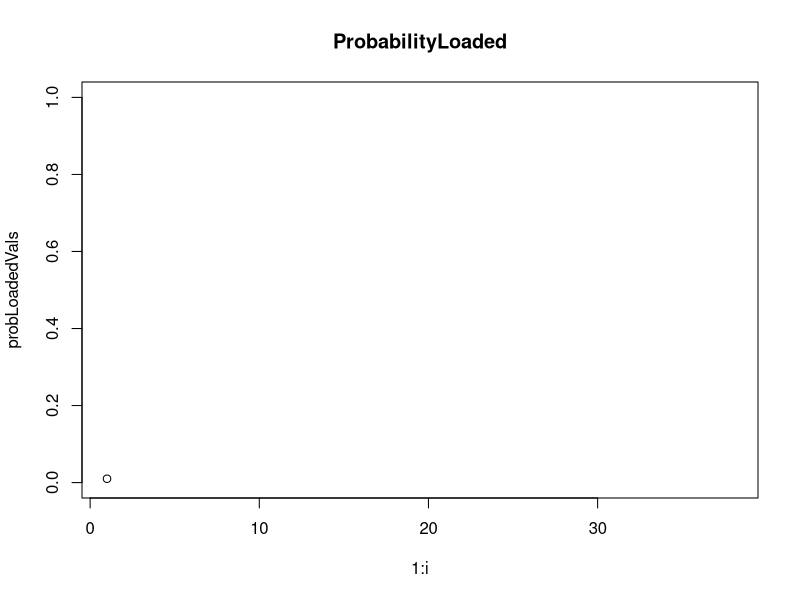
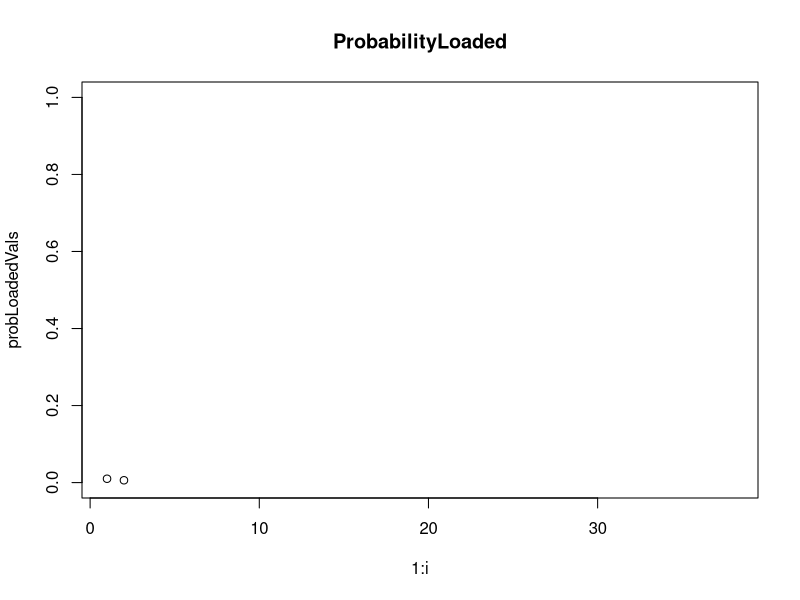
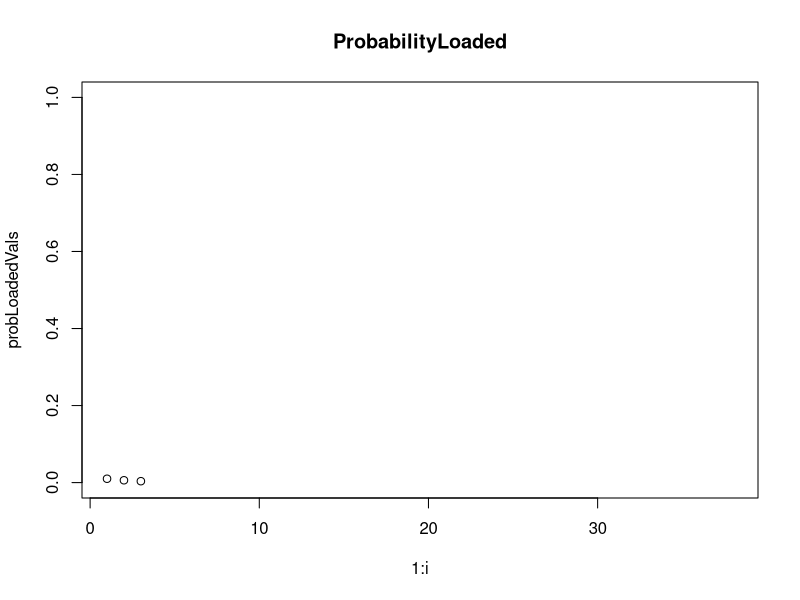
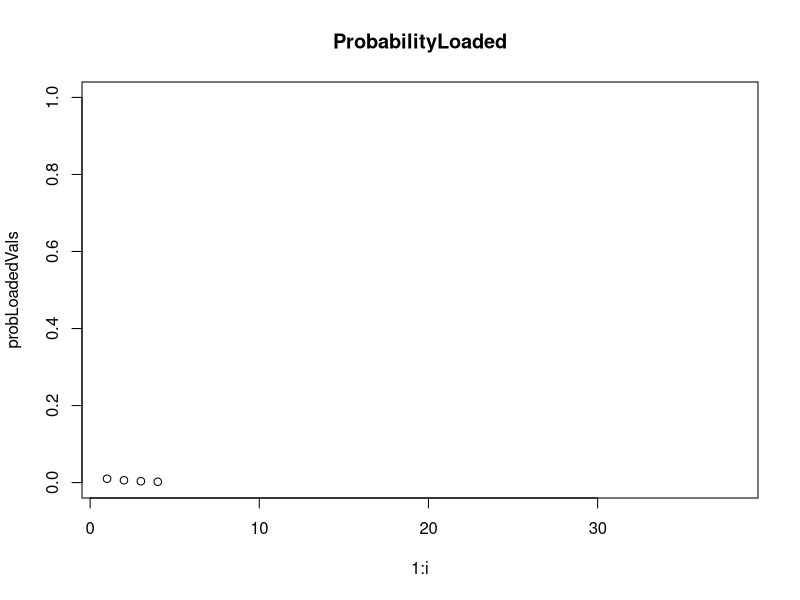
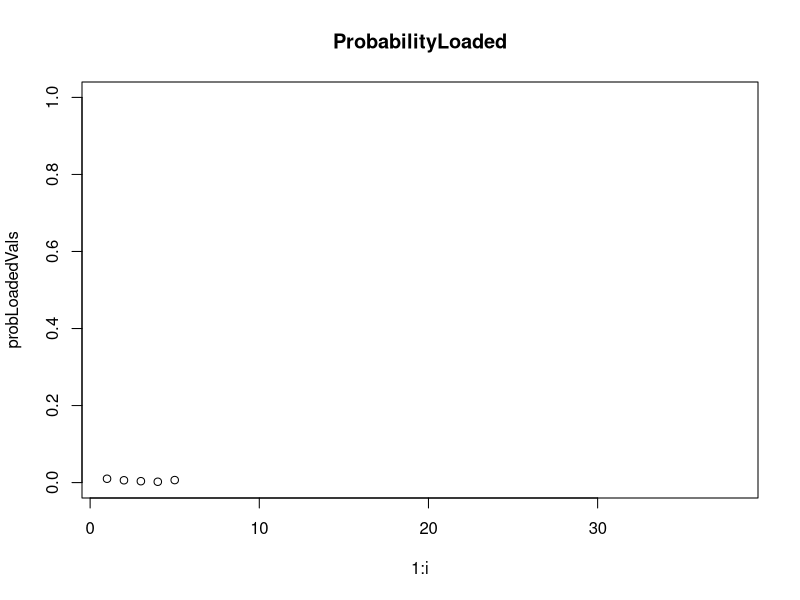
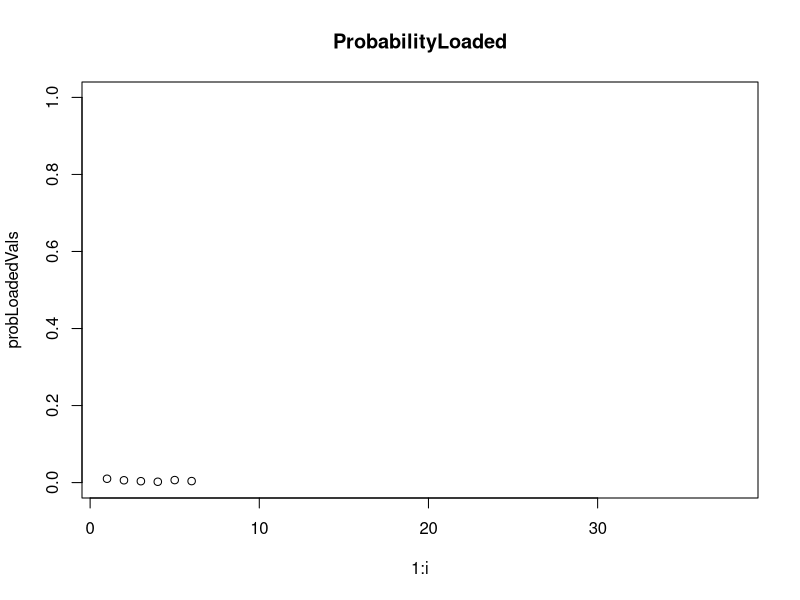
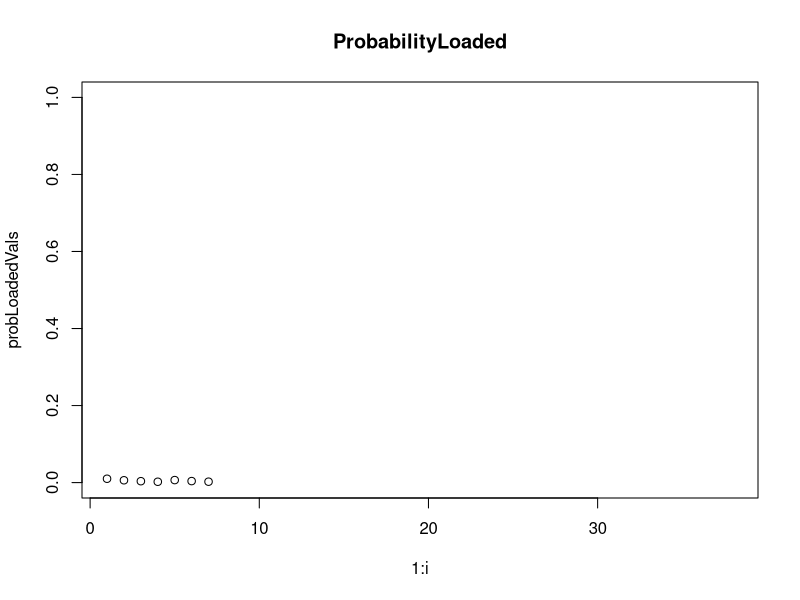
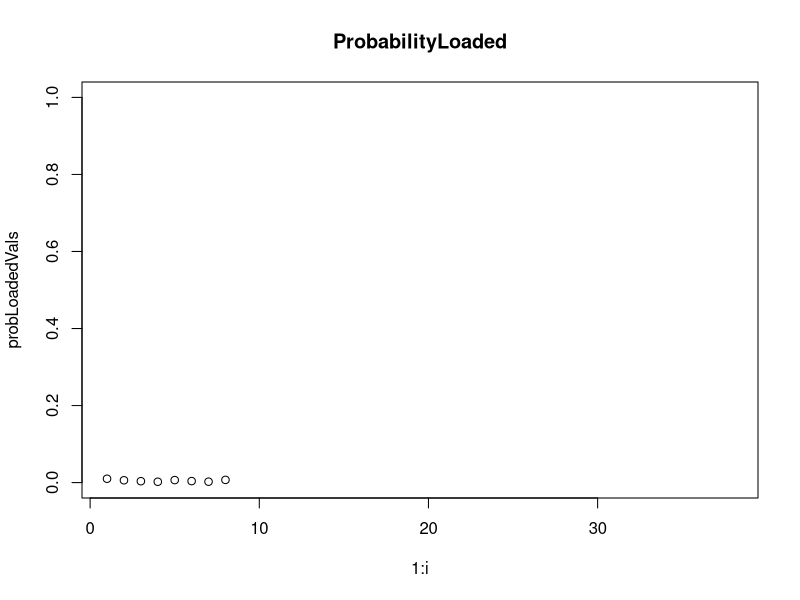

Recreate these plots in R, in order.
## ---- chunk 1
#1/1
rm(list=ls())

probLoaded <-  c(0.01,0.99)

data <-c(2,3,2,6,3,5,6,2,6,6,2,6,6,2,3,6,6,6,5,6,6,5,6,6,6,6,6,4,6,3,3,3,6,6,5,6,6)
# p(positive) , p(negative)
LikelihoodLoaded <- c(1/10,1/10,1/10,1/10,1/10,5/10)
LikelihoodFair<- c(1/6,1/6,1/6,1/6,1/6,1/6)

probLoadedVals <- vector();
i <- (1:6)

ProbabilityLoaded <- ""
for( i in 1:length(data))
{
	probLoadedVals[i] <- probLoaded[1];
	
	denom <- probLoaded[1] * LikelihoodLoaded[data[i]] + probLoaded[2] * LikelihoodFair[data[i]];
	
	probLoaded[1] = probLoaded[1] * LikelihoodLoaded[data[i]] / denom;
	probLoaded[2] = probLoaded[2] * LikelihoodFair[data[i]] / denom;
	
	ProbabilityLoaded <- paste(ProbabilityLoaded,data[i],sep="")
	plot(1:i,probLoadedVals, main = "ProbabilityLoaded",ylim=c(0,1),xlim=c(1,length(data)+1))
	Sys.sleep(.5);
}
## ---- chunk 2
#1/2
rm(list=ls())
probLoaded <-  c(0.05,0.95)

data <-c(2,3,2,6,3,5,6,2,6,6,2,6,6,2,3,6,6,6,5,6,6,5,6,6,6,6,6,4,6,3,3,3,6,6,5,6,6)
# p(positive) , p(negative)
LikelihoodLoaded <- c(1/10,1/10,1/10,1/10,1/10,5/10)
LikelihoodFair<- c(1/6,1/6,1/6,1/6,1/6,1/6)

probLoadedVals <- vector();
i <- (1:6)

ProbabilityLoaded <- ""
for( i in 1:length(data))
{
	probLoadedVals[i] <- probLoaded[1];
	
	denom <- probLoaded[1] * LikelihoodLoaded[data[i]] + probLoaded[2] * LikelihoodFair[data[i]];
	
	probLoaded[1] = probLoaded[1] * LikelihoodLoaded[data[i]] / denom;
	probLoaded[2] = probLoaded[2] * LikelihoodFair[data[i]] / denom;
	
	ProbabilityLoaded <- paste(ProbabilityLoaded,data[i],sep="")
	plot(1:i,probLoadedVals, main = "ProbabilityLoaded",ylim=c(0,1),xlim=c(1,length(data)+1))
	Sys.sleep(.5);
}

## ---- chunk 3
#3/1
#Anusha helped me with this.
rm(list=ls())
probs <- seq(0,1,.001)
plot(probs,dbeta(probs,6,6),ylim = c(0,4))
lines(probs,dbeta(probs,1,1),col="red")

## ---- chunk 4
#3B
plot(probs, dbeta(probs, 7, 7), ylim = c(0,3), col = "green")
lines(probs,dbeta(probs,2,2),col = "blue")
## ---- chunk 5
plot(probs, dbeta(probs, 406, 406), ylim = c(0,3), col = "purple")
lines(probs,dbeta(probs,401,401),col = "red")
